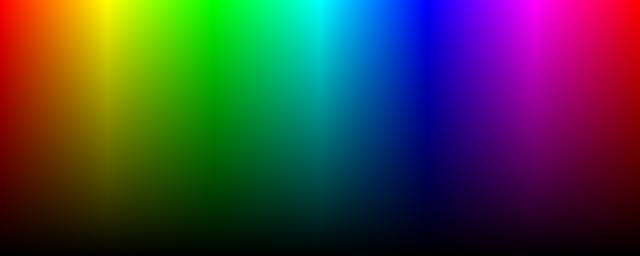
#> input picture hsv.jpg, 640 x 256 px; its folder holds only this picture in this run
$ python -i VidCap.py   (imports and definitions only)
#> lines starting #> are read from the running program, lines starting #| are printed output that depends on the picture; after the words box and inside, x2 and y2 are one past the last pixel; in counts of white or black regions, pixels touching at a corner belong together
#! /usr/bin/env python
import cv2
from cv2 import cv, cvtColor
import numpy as np

COLOR_MIN_ARR = [60, 160, 125]
COLOR_MAX_ARR = [90, 255, 255]
COLOR_MIN_ARRAY = np.array(COLOR_MIN_ARR, np.uint8)
COLOR_MAX_ARRAY = np.array(COLOR_MAX_ARR, np.uint8)

def setThreshold(img):
	'''
	Returns a thresholded version of img
	'''
	global COLOR_MIN_ARRAY
	global COLOR_MAX_ARRAY
	hsv = cvtColor(img, cv.CV_BGR2HSV)
	# Get Threshold
	return cv2.inRange(cv2.blur(hsv,(6,6)),COLOR_MIN_ARRAY,COLOR_MAX_ARRAY)

def setColor(bound, index, value):
	global COLOR_MIN_ARRAY
	global COLOR_MAX_ARRAY
	global COLOR_MIN_ARR
	global COLOR_MAX_ARR
	prop = {'H' : 0, 'S' : 1, 'V' : 2}
	if bound == 'Max':
		COLOR_MAX_ARR[prop[index]] = value
		COLOR_MAX_ARRAY = np.array(COLOR_MAX_ARR, np.uint8)
	elif bound == 'Min':
		COLOR_MIN_ARR[prop[index]] = value
		COLOR_MIN_ARRAY = np.array(COLOR_MIN_ARR, np.uint8)

def getColor(bound, index):
	global COLOR_MIN_ARRAY
	global COLOR_MAX_ARRAY
	global COLOR_MIN_ARR
	global COLOR_MAX_ARR
	prop = {'H' : 0, 'S' : 1, 'V' : 2}
	if bound == 'Max':
		return COLOR_MAX_ARR[prop[index]]
	elif bound == 'Min':
		return COLOR_MIN_ARR[prop[index]]

>>> import cv2
>>> picture = cv2.imread('hsv.jpg')
#> picture is the input picture: shape (256, 640, 3); mean B, G, R 63.9, 63.8, 63.9
>>> result = setThreshold(picture)
#> in setThreshold, `hsv = cvtColor(img, cv.CV_BGR2HSV)`: hsv: shape (256, 640, 3); mean H, S, V 88.9, 252.8, 127.6
#> in setThreshold, `return cv2.inRange(cv2.blur(hsv,(6,6)),COLOR_MIN_ARRAY,COLOR_MAX_ARRAY)`:
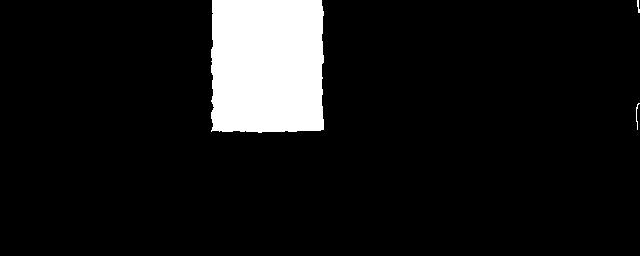
#> returned value: shape (256, 640); 8.9% white; 3 white regions, box (x1, y1, x2, y2) and area: (211, 0, 324, 133) 14583, (636, 103, 640, 130) 32, (637, 0, 640, 13) 24
